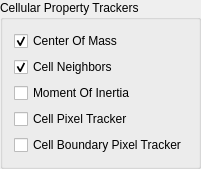
     <widget class="QGroupBox" name="groupBox_4">
      <property name="title">
       <string>Cellular Property Trackers</string>
      </property>
      <layout class="QVBoxLayout" name="verticalLayout_5">
       <item>
        <widget class="QCheckBox" name="comCHB">
         <property name="toolTip">
          <string>Module tracking center of mass of each cell in the smiulation</string>
         </property>
         <property name="text">
          <string>Center Of Mass</string>
         </property>
         <property name="checked">
          <bool>true</bool>
         </property>
        </widget>
       </item>
       <item>
        <widget class="QCheckBox" name="neighborCHB">
         <property name="toolTip">
          <string>Module tracking neighbors of each cell</string>
         </property>
         <property name="text">
          <string>Cell Neighbors</string>
         </property>
         <property name="checked">
          <bool>true</bool>
         </property>
        </widget>
       </item>
       <item>
        <widget class="QCheckBox" name="momentOfInertiaCHB">
         <property name="toolTip">
          <string>Module tracking tensor of inertia of each cell</string>
         </property>
         <property name="text">
          <string>Moment Of Inertia</string>
         </property>
        </widget>
       </item>
       <item>
        <widget class="QCheckBox" name="pixelTrackerCHB">
         <property name="toolTip">
          <string>Module tracking and storing pixels of each cell</string>
         </property>
         <property name="text">
          <string>Cell Pixel Tracker</string>
         </property>
        </widget>
       </item>
       <item>
        <widget class="QCheckBox" name="boundaryPixelTrackerCHB">
         <property name="toolTip">
          <string>Module tracking and storing those pixels of a cell which are at the cell boundary</string>
         </property>
         <property name="text">
          <string>Cell Boundary Pixel Tracker</string>
         </property>
        </widget>
       </item>
      </layout>
     </widget>
